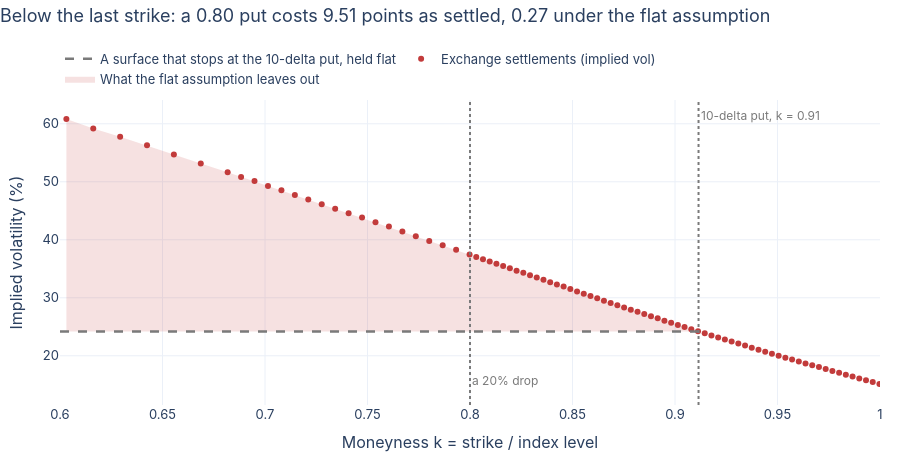

The code cell stored with this chart in its notebook:
### Markdown cell above
## 7. Where the strikes stop

This is the reason the case study uses the exchange's prices. A 20% drop
means the index ends at 0.80 of today's level. Insurance against it is a
put struck at 0.80 or below, so a probability of a crash needs prices
there.

The standard academic source is OptionMetrics' volatility surface (the
data of guide 04). The vendor fits each day's smile at fixed deltas, and
its deepest point is the **10-delta put**, a put with about a one-in-ten
chance of finishing in the money. Below that strike the vendor has no
data, and the usual convention, Martin and Shi's Appendix D among them,
holds the volatility flat. The figure puts that assumption next to what
the exchange actually settles, on this session's smile:

### Code cell
figures.fig_flat_extrapolation(surface, rate).show()
flat = figures.flat_extrapolation(surface, rate)
print(f"The 10-delta put is at k = {flat['k10']:.3f}. At k = 0.80 the exchange's settlements imply a volatility of "
      f"{100 * flat['vol_actual']:.1f}%; the flat assumption, {100 * flat['vol_flat']:.1f}%.")
print(f"Priced at those volatilities, the 0.80 put costs {flat['put_actual']:.2f} index points as settled "
      f"and {flat['put_flat']:.2f} under the flat assumption: {flat['put_actual'] / flat['put_flat']:.0f} times less.")
